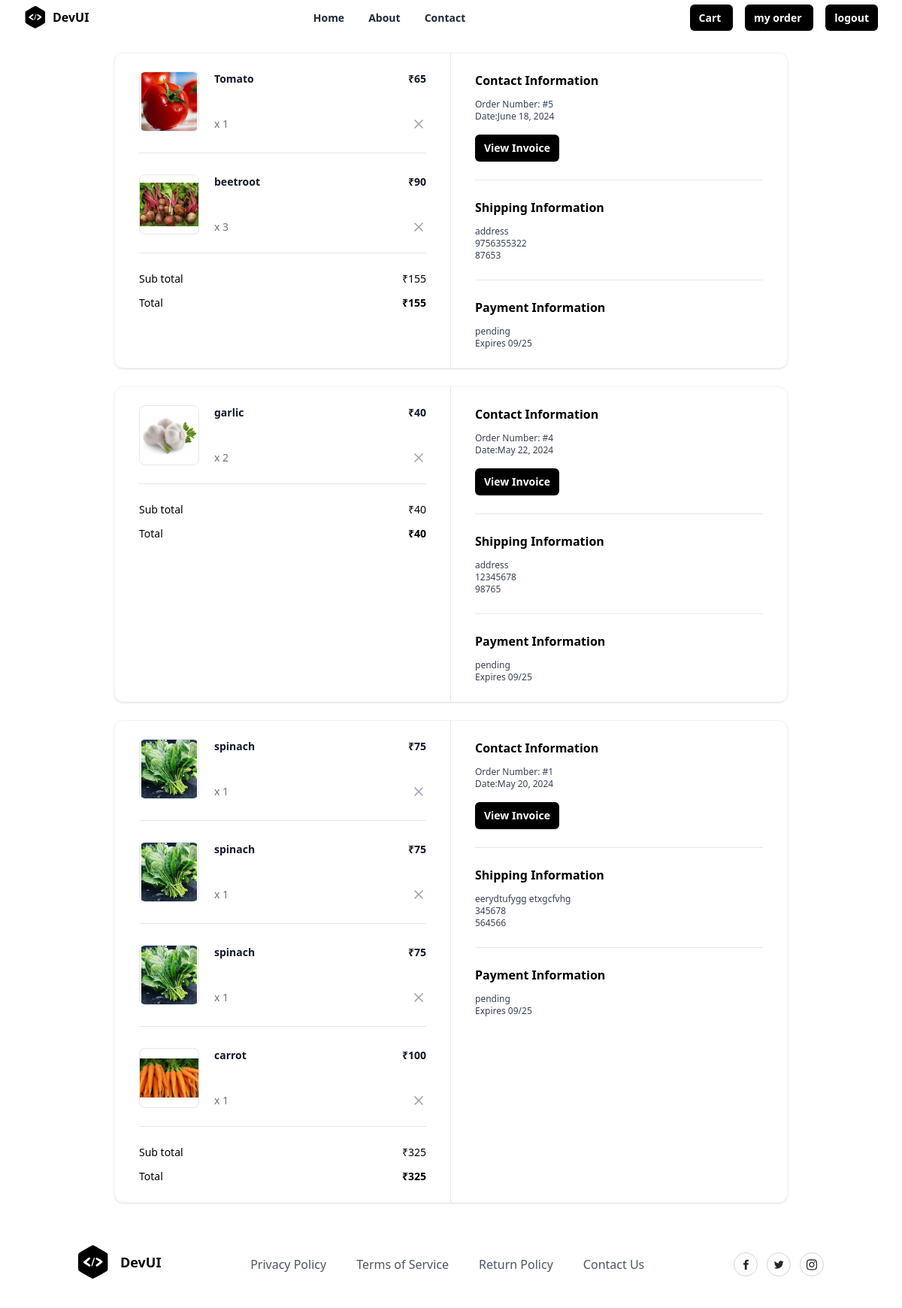
The app's page /order/summary/ (signed in) with its own data.
### shop/models.py (models this page shows, shortened)
class BasketItem(models.Model):
        basket_object = models.ForeignKey(Basket, on_delete=models.CASCADE,related_name="cartitems")
        product_object = models.ForeignKey(Product, on_delete=models.CASCADE)
        quantity=models.PositiveIntegerField(default=1)
        created_date = models.DateTimeField(auto_now_add=True)
        updated_date = models.DateTimeField(auto_now=True)
        is_active = models.BooleanField(default=True)
        is_order_placed=models.BooleanField(default=False)
        @property
        def total_amount(self):
            return self.product_object.price*self.quantity

class Product(models.Model):
    title=models.CharField(max_length=100)
    description=models.TextField(null=True,blank=True)
    category_object=models.ForeignKey(Category,on_delete=models.CASCADE)
    price=models.PositiveIntegerField()
    image=models.ImageField(upload_to='product_images',null=True,blank=True,default='product_images/default.jpg')
    created_date = models.DateTimeField(auto_now_add=True)
    updated_date = models.DateTimeField(auto_now=True)
    is_active = models.BooleanField(default=True)

class Order(models.Model):
    user_object = models.ForeignKey(
                                        User,
                                        on_delete=models.CASCADE,
                                        related_name='myorders'
                                    )
    basket_item_objects = models.ManyToManyField(BasketItem)
    delivery_address = models.CharField(max_length=250)
    phone = models.CharField(max_length=12)
    pin=models.CharField(max_length=10,null=True)
    email = models.CharField(max_length=100)
    pay_options = (
        ('online', 'online'),
        ('cod', 'cod')
    )
    payment_mode = models.CharField(
                                        max_length=100,
                                        choices=pay_options,
                                        default='cod'
                                    )
    order_id = models.CharField(max_length=200, null=True)
    is_paid = models.BooleanField(default=False)
    order_status = (
        ('order_confirmed', 'Order confirmed'),
        ('dispatched', 'Dispatched'),
        ('in_transit', 'In transit'),
        ('delivered', 'Delivered'),
        ('cancelled', 'Cancelled'),
    )
    status = models.CharField(
                                max_length=200,
                                choices=order_status,
                                default='order_confirmed'
                            )
    created_date = models.DateTimeField(auto_now_add=True)
    updated_date = models.DateTimeField(auto_now=True)
    is_active = models.BooleanField(default=True)
    @property
    def sub_total(self):
        basket_items=self.basket_item_objects.all()
        total=0
        if basket_items:
            for bi in basket_items:
               total+=bi.total_amount
        return total

### shop/views.py (the view)
# urls.py: path('order/summary/',views.OrderSummaryView.as_view(),name="order-summary")
class OrderSummaryView(View):
    def get(self,request,*args,**kwargs):
        qs=Order.objects.filter(user_object=request.user).order_by("-created_date")
        return render(request,"order_summary.html",{"data":qs})

### shop/templates/order_summary.html (shortened to what this page needs)
{%extends 'base.html'%}
{%block main_block%}
{%for order in data%}
<div class="mx-auto my-4 max-w-4xl md:my-6">
  <div class="overflow-hidden rounded-xl border border-gray-100 shadow">
    <div class="grid grid-cols-1 md:grid-cols-2">
      <div class="px-5 py-6 md:border-r md:border-r-gray-200 md:px-8">
        <div class="flow-root">
          <ul class="-my-7 divide-y divide-gray-200">
          {%for bi in order.basket_item_objects.all%}
          <li class="flex items-stretch justify-between space-x-5 py-7">
            <div class="flex flex-1 items-stretch">
              <div class="flex-shrink-0">
                <img
                  class="h-20 w-20 rounded-lg border border-gray-200 object-contain"
                  src="{{bi.product_object.image.url}}"
                  alt="https://static.nike.com/a/images/c_limit,w_592,f_auto/t_product_v1/54a510de-a406-41b2-8d62-7f8c587c9a7e/air-force-1-07-lv8-shoes-9KwrSk.png"
                />
              </div>
              <div class="ml-5 flex flex-col justify-between">
                <div class="flex-1">
                  <p class="text-sm font-bold text-gray-900">
                    {{bi.product_object.title}}
                  </p>
                </div>
                <p class="mt-4 text-sm font-medium text-gray-500">x {{bi.quantity}}</p>
              </div>
            </div>
            <div class="ml-auto flex flex-col items-end justify-between">
              <p class="text-right text-sm font-bold text-gray-900">
                ₹{{bi.total_amount}}
              </p>
              <button
                type="button"
                class="-m-2 inline-flex rounded p-2 text-gray-400 transition-all duration-200 hover:text-gray-900 focus:outline-none focus:ring-2 focus:ring-gray-900 focus:ring-offset-2"
              >
                <svg
                  xmlns="http://www.w3.org/2000/svg"
                  width="24"
                  height="24"
                  viewBox="0 0 24 24"
                  fill="none"
                  stroke="currentColor"
                  stroke-width="2"
                  stroke-linecap="round"
                  stroke-linejoin="round"
                  class="h-5 w-5"
                >
                  <line x1="18" y1="6" x2="6" y2="18"></line>
                  <line x1="6" y1="6" x2="18" y2="18"></line>
                </svg>
              </button>
            </div>
          </li>
          {%endfor%}
          </ul>
          <hr class="mt-6 border-gray-200" />
          <ul class="mt-6 space-y-3">
            <li class="flex items-center justify-between">
              <p class="text-sm font-medium">Sub total</p>
              <p class="text-sm font-medium">₹{{order.sub_total}}</p>
            </li>
            <li class="flex items-center justify-between">
              <p class="text-sm font-medium ">Total</p>
              <p class="text-sm font-bold ">₹{{order.sub_total}}</p>
            </li>
          </ul>
        </div>
      </div>
      <div class="px-5 py-6 md:px-8">
        <div class="flow-root">
          <div class="-my-6 divide-y divide-gray-200">
            <div class="py-6">
              <h2 class="text-base font-bold text-black">
                Contact Information
              </h2>
              <p class="fontmedium mt-3 text-xs text-gray-700">
                Order Number: #{{order.id}}
              </p>
              <p class="text-xs font-medium text-gray-700">
                Date:{{order.created_date|date}}
              </p>
              <button
                type="button"
                class="mt-4 rounded-md bg-black px-3 py-2 text-sm font-semibold text-white shadow-sm hover:bg-black/80 focus-visible:outline focus-visible:outline-2 focus-visible:outline-offset-2 focus-visible:outline-black"
              >
                View Invoice
              </button>
            </div>
            <div class="py-6">
              <h2 class="mb-2 text-base font-bold text-black">
                Shipping Information
              </h2>
              <p class="mt-3 text-xs font-medium text-gray-700">{{order.delivery_address}}</p>
              <p class="text-xs font-medium text-gray-700">
                {{order.phone}}
              </p>
              <p class="text-xs font-medium text-gray-700">{{order.pin}}</p>
            </div>
            <div class="py-6">
              <h2 class="text-base font-bold text-black">
                Payment Information
              </h2>
              <p class="mt-3 text-xs font-medium text-gray-700">
                {%if order.is_paid%}
                    completed
                  {%else%}
                     pending
                {%endif%}
              </p>
              <p class="text-xs font-medium text-gray-700">Expires 09/25</p>
            </div>
          </div>
        </div>
      </div>
    </div>
  </div>
</div>
{%endfor%}
{%endblock%}

### records on screen
Order: sub_total "155", id "5", created_date "June 18, 2024", delivery_address "address", phone "9756355322", pin "87653", is_paid "pending"
BasketItem: product_object.image (picture), product_object "Tomato", quantity "1", total_amount "65"
BasketItem: product_object.image (picture), product_object "beetroot", quantity "3", total_amount "90"
Order: sub_total "40", id "4", created_date "May 22, 2024", delivery_address "address", phone "12345678", pin "98765", is_paid "pending"
BasketItem: product_object.image (picture), product_object "garlic", quantity "2", total_amount "40"
Order: sub_total "325", id "1", created_date "May 20, 2024", delivery_address "eerydtufygg etxgcfvhg", phone "345678", pin "564566", is_paid "pending"
BasketItem: product_object.image (picture), product_object "spinach", quantity "1", total_amount "75"
BasketItem: product_object.image (picture), product_object "spinach", quantity "1", total_amount "75"
BasketItem: product_object.image (picture), product_object "spinach", quantity "1", total_amount "75"
BasketItem: product_object.image (picture), product_object "carrot", quantity "1", total_amount "100"
